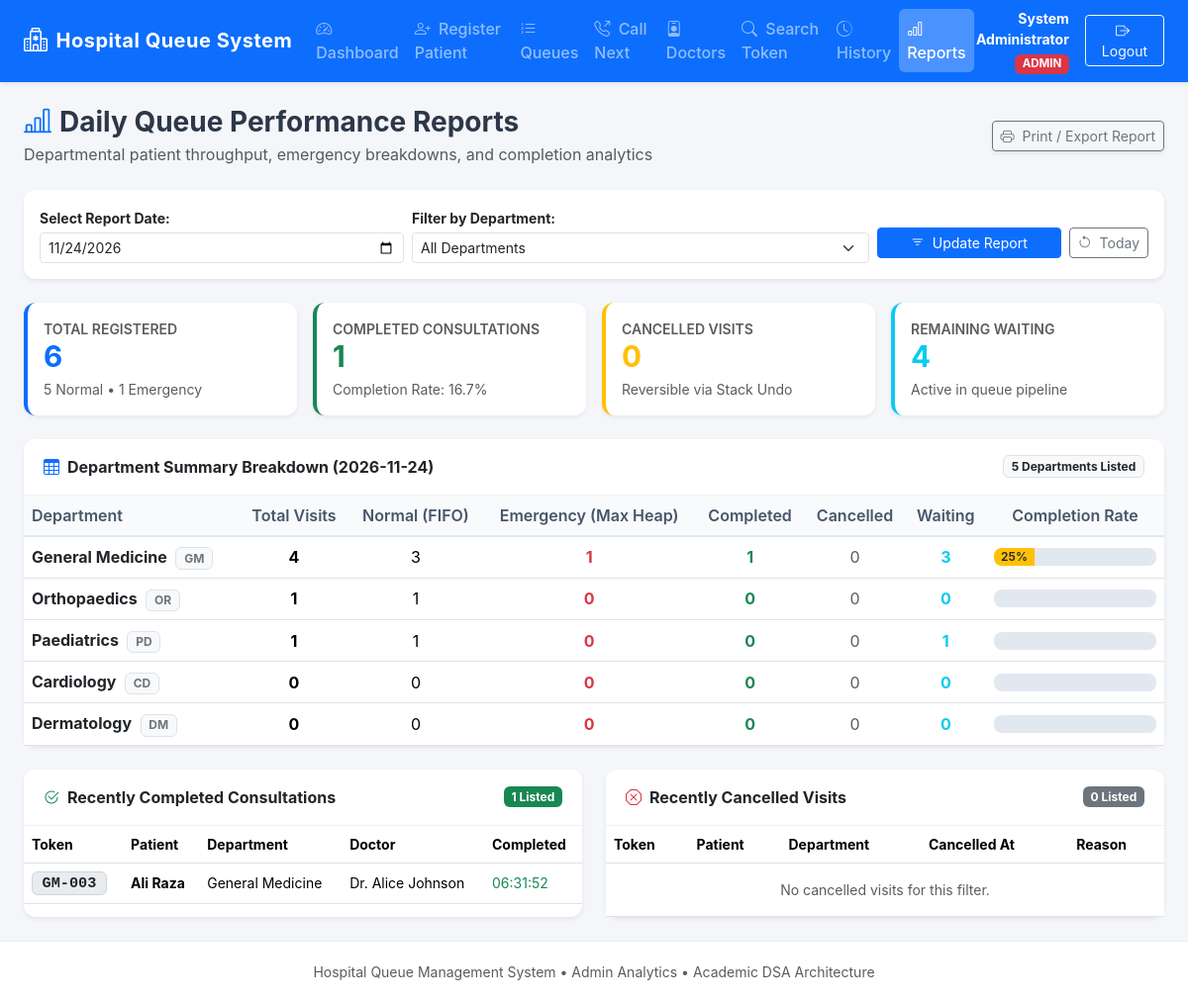
Screenshot of /modules/reports.php (signed in) with the database file from the repository.
### tables this page shows
CREATE TABLE IF NOT EXISTS `departments` (
    `department_id` INT AUTO_INCREMENT PRIMARY KEY,
    `department_name` VARCHAR(100) NOT NULL UNIQUE,
    `department_code` VARCHAR(10) NOT NULL UNIQUE,
    `description` VARCHAR(255) NULL,
    `created_at` DATETIME NOT NULL DEFAULT CURRENT_TIMESTAMP
);

CREATE TABLE IF NOT EXISTS `queue_entries` (
    `queue_id` INT AUTO_INCREMENT PRIMARY KEY,
    `patient_id` INT NOT NULL,
    `department_id` INT NOT NULL,
    `doctor_id` INT NULL,
    `token_number` VARCHAR(30) NOT NULL UNIQUE,
    `urgency_level` TINYINT NULL,
    `queue_type` ENUM('Normal', 'Emergency') NOT NULL DEFAULT 'Normal',
    `arrival_time` DATETIME NOT NULL DEFAULT CURRENT_TIMESTAMP,
    `status` ENUM('Waiting', 'Called', 'In Consultation', 'Completed', 'Cancelled') NOT NULL DEFAULT 'Waiting',
    CONSTRAINT `fk_queue_patient` FOREIGN KEY (`patient_id`) 
        REFERENCES `patients`(`patient_id`) 
        ON DELETE RESTRICT ON UPDATE CASCADE,
    CONSTRAINT `fk_queue_department` FOREIGN KEY (`department_id`) 
        REFERENCES `departments`(`department_id`) 
        ON DELETE RESTRICT ON UPDATE CASCADE,
    CONSTRAINT `fk_queue_doctor` FOREIGN KEY (`doctor_id`) 
        REFERENCES `doctors`(`doctor_id`) 
        ON DELETE SET NULL ON UPDATE CASCADE,
    INDEX `idx_queue_department_status` (`department_id`, `status`, `arrival_time`)
);

CREATE TABLE IF NOT EXISTS `patients` (
    `patient_id` INT AUTO_INCREMENT PRIMARY KEY,
    `name` VARCHAR(120) NOT NULL,
    `age` INT NOT NULL,
    `gender` ENUM('Male', 'Female', 'Other') NOT NULL,
    `phone` VARCHAR(30) NULL,
    `address` VARCHAR(255) NULL,
    `created_at` DATETIME NOT NULL DEFAULT CURRENT_TIMESTAMP
);

CREATE TABLE IF NOT EXISTS `doctors` (
    `doctor_id` INT AUTO_INCREMENT PRIMARY KEY,
    `name` VARCHAR(120) NOT NULL,
    `department_id` INT NOT NULL,
    `specialization` VARCHAR(120) NULL,
    `availability` ENUM('Available', 'Busy', 'Off Duty') NOT NULL DEFAULT 'Available',
    `created_at` DATETIME NOT NULL DEFAULT CURRENT_TIMESTAMP,
    CONSTRAINT `fk_doctor_department` FOREIGN KEY (`department_id`) 
        REFERENCES `departments`(`department_id`) 
        ON DELETE RESTRICT ON UPDATE CASCADE
);

### modules/reports.php (the view, shortened to what the rows shown need)
<?php
$pdo = getDBConnection();
$selectedDate = trim($_GET['date'] ?? date('Y-m-d'));
$deptSql = "
    SELECT
        d.department_id,
        d.department_name,
        d.department_code,
        COUNT(q.queue_id) AS total_visits,
        SUM(CASE WHEN q.queue_type = 'Normal' THEN 1 ELSE 0 END) AS normal_visits,
        SUM(CASE WHEN q.queue_type = 'Emergency' THEN 1 ELSE 0 END) AS emergency_visits,
        SUM(CASE WHEN q.status = 'Completed' THEN 1 ELSE 0 END) AS completed_visits,
        SUM(CASE WHEN q.status = 'Cancelled' THEN 1 ELSE 0 END) AS cancelled_visits,
        SUM(CASE WHEN q.status = 'Waiting' THEN 1 ELSE 0 END) AS waiting_visits,
        SUM(CASE WHEN q.status IN ('Called', 'In Consultation') THEN 1 ELSE 0 END) AS active_visits
    FROM departments d
    LEFT JOIN queue_entries q ON d.department_id = q.department_id
        " . (!empty($selectedDate) ? "AND DATE(q.arrival_time) = :report_date" : "") . "
    WHERE 1=1
";
$deptParams = [];
if (!empty($selectedDate)) {
    $deptParams[':report_date'] = $selectedDate;
}
$deptSql .= " GROUP BY d.department_id, d.department_name, d.department_code ORDER BY total_visits DESC, d.department_name ASC";
$deptReportStmt = $pdo->prepare($deptSql);
$deptReportStmt->execute($deptParams);
$deptReports = $deptReportStmt->fetchAll();
$servedSql = "
    SELECT
        q.queue_id,
        q.token_number,
        q.queue_type,
        q.arrival_time,
        p.name AS patient_name,
        d.department_name,
        doc.name AS doctor_name,
        (
            SELECT action_time
            FROM queue_logs
            WHERE queue_id = q.queue_id AND action = 'Completed'
            ORDER BY log_id DESC
            LIMIT 1
        ) AS completed_time
    FROM queue_entries q
    JOIN patients p ON q.patient_id = p.patient_id
    JOIN departments d ON q.department_id = d.department_id
    LEFT JOIN doctors doc ON q.doctor_id = doc.doctor_id
    WHERE q.status = 'Completed'
";
$servedParams = [];
if (!empty($selectedDate)) {
    $servedSql .= " AND DATE(q.arrival_time) = :sdate";
    $servedParams[':sdate'] = $selectedDate;
}
$servedSql .= " ORDER BY q.queue_id DESC LIMIT 20";
$servedStmt = $pdo->prepare($servedSql);
$servedStmt->execute($servedParams);
$servedPatients = $servedStmt->fetchAll();
?>
<!DOCTYPE html>
<html lang="en">
<head>
    <link href="https://cdn.jsdelivr.net/npm/bootstrap@5.3.2/dist/css/bootstrap.min.css" rel="stylesheet">
    <link href="https://cdn.jsdelivr.net/npm/bootstrap-icons@1.11.2/font/bootstrap-icons.min.css" rel="stylesheet">
    <link rel="stylesheet" href="../assets/css/style.css">
</head>
<body>
    <main class="container-fluid px-4 py-4">
        <div class="card shadow-sm mb-4">
            <div class="card-body p-0">
                <div class="table-responsive">
                    <table class="table table-hover table-custom align-middle mb-0">
                        <thead>
                            <tr>
                                <th>Department</th>
                                <th class="text-center">Total Visits</th>
                                <th class="text-center">Normal (FIFO)</th>
                                <th class="text-center">Emergency (Max Heap)</th>
                                <th class="text-center">Completed</th>
                                <th class="text-center">Cancelled</th>
                                <th class="text-center">Waiting</th>
                                <th class="text-center" style="width: 180px;">Completion Rate</th>
                            </tr>
                        </thead>
                        <tbody>
                            <?php if (empty($deptReports)): ?>
                                <tr><td colspan="8" class="text-center py-4 text-muted">No department records found.</td></tr>
                            <?php else: ?>
                                <?php foreach ($deptReports as $r): ?>
                                    <?php
                                        $rate = $r['total_visits'] > 0 ? round(($r['completed_visits'] / $r['total_visits']) * 100, 1) : 0;
                                    ?>
                                    <tr>
                                        <td>
                                            <span class="fw-bold text-dark"><?= htmlspecialchars($r['department_name'], ENT_QUOTES, 'UTF-8') ?></span>
                                            <span class="badge bg-light text-secondary border ms-1"><?= htmlspecialchars($r['department_code'], ENT_QUOTES, 'UTF-8') ?></span>
                                        </td>
                                        <td class="text-center fw-bold"><?= (int)$r['total_visits'] ?></td>
                                        <td class="text-center"><?= (int)$r['normal_visits'] ?></td>
                                        <td class="text-center text-danger fw-bold"><?= (int)$r['emergency_visits'] ?></td>
                                        <td class="text-center text-success fw-bold"><?= (int)$r['completed_visits'] ?></td>
                                        <td class="text-center text-muted"><?= (int)$r['cancelled_visits'] ?></td>
                                        <td class="text-center text-info fw-bold"><?= (int)$r['waiting_visits'] ?></td>
                                        <td class="text-center">
                                            <div class="progress" style="height: 18px;">
                                                <div class="progress-bar <?= $rate >= 50 ? 'bg-success' : 'bg-warning text-dark' ?>" style="width: <?= (int)$rate ?>%;">
                                                    <?= $rate ?>%
                                                </div>
                                            </div>
                                        </td>
                                    </tr>
                                <?php endforeach; ?>
                            <?php endif; ?>
                        </tbody>
                    </table>
                </div>
            </div>
        </div>
        <div class="row g-4">
            <div class="col-lg-6">
                <div class="card shadow-sm h-100">
                    <div class="card-body p-0">
                        <div class="table-responsive">
                            <table class="table table-hover align-middle mb-0 small">
                                <thead>
                                    <tr>
                                        <th>Token</th>
                                        <th>Patient</th>
                                        <th>Department</th>
                                        <th>Doctor</th>
                                        <th>Completed</th>
                                    </tr>
                                </thead>
                                <tbody>
                                    <?php if (empty($servedPatients)): ?>
                                        <tr><td colspan="5" class="text-center py-3 text-muted">No completed consultations for this filter.</td></tr>
                                    <?php else: ?>
                                        <?php foreach ($servedPatients as $sp): ?>
                                            <tr>
                                                <td><a href="search.php?token=<?= urlencode($sp['token_number']) ?>" class="token-badge small py-0 text-decoration-none"><?= htmlspecialchars($sp['token_number'], ENT_QUOTES, 'UTF-8') ?></a></td>
                                                <td class="fw-bold"><?= htmlspecialchars($sp['patient_name'], ENT_QUOTES, 'UTF-8') ?></td>
                                                <td><?= htmlspecialchars($sp['department_name'], ENT_QUOTES, 'UTF-8') ?></td>
                                                <td><?= htmlspecialchars($sp['doctor_name'] ?? 'Doctor', ENT_QUOTES, 'UTF-8') ?></td>
                                                <td class="text-success"><?= htmlspecialchars(date('H:i:s', strtotime($sp['completed_time'] ?? $sp['arrival_time'])), ENT_QUOTES, 'UTF-8') ?></td>
                                            </tr>
                                        <?php endforeach; ?>
                                    <?php endif; ?>
                                </tbody>
                            </table>
                        </div>
                    </div>
                </div>
            </div>
            <div class="col-lg-6">
                <div class="card shadow-sm h-100">
                    <div class="card-body p-0">
                        <div class="table-responsive">
                            <table class="table table-hover align-middle mb-0 small">
                                <thead>
                                    <tr>
                                        <th>Token</th>
                                        <th>Patient</th>
                                        <th>Department</th>
                                        <th>Cancelled At</th>
                                        <th>Reason</th>
                                    </tr>
                                </thead>
                            </table>
                        </div>
                    </div>
                </div>
            </div>
        </div>
    </main>
</body>
</html>

### rows the page displays
departments: department_name "General Medicine", department_code "GM", total_visits "4", normal_visits "3", emergency_visits "1", completed_visits "1", cancelled_visits "0", waiting_visits "3", rate "25"
departments: department_name "Orthopaedics", department_code "OR", total_visits "1", normal_visits "1", emergency_visits "0", completed_visits "0", cancelled_visits "0", waiting_visits "0"
departments: department_name "Paediatrics", department_code "PD", total_visits "1", normal_visits "1", emergency_visits "0", completed_visits "0", cancelled_visits "0", waiting_visits "1"
departments: department_name "Cardiology", department_code "CD", total_visits "0", normal_visits "0", emergency_visits "0", completed_visits "0", cancelled_visits "0", waiting_visits "0"
departments: department_name "Dermatology", department_code "DM", total_visits "0", normal_visits "0", emergency_visits "0", completed_visits "0", cancelled_visits "0", waiting_visits "0"
queue_entries: token_number "GM-003", patient.name "Ali Raza", department.department_name "General Medicine", doctor.name "Dr. Alice Johnson", arrival_time "06:31:52"

### other values shown
$userName "System Administrator"
$userRole "ADMIN"
$totalVisits "6"
$totalNormal "5"
$totalEmergency "1"
$totalCompleted "1"
$overallCompletionRate "16.7"
$totalCancelled "0"
$totalWaiting "4"
$selectedDate "2026-11-24"
count($deptReports) "5"
count($servedPatients) "1"
count($cancelledVisits) "0"
